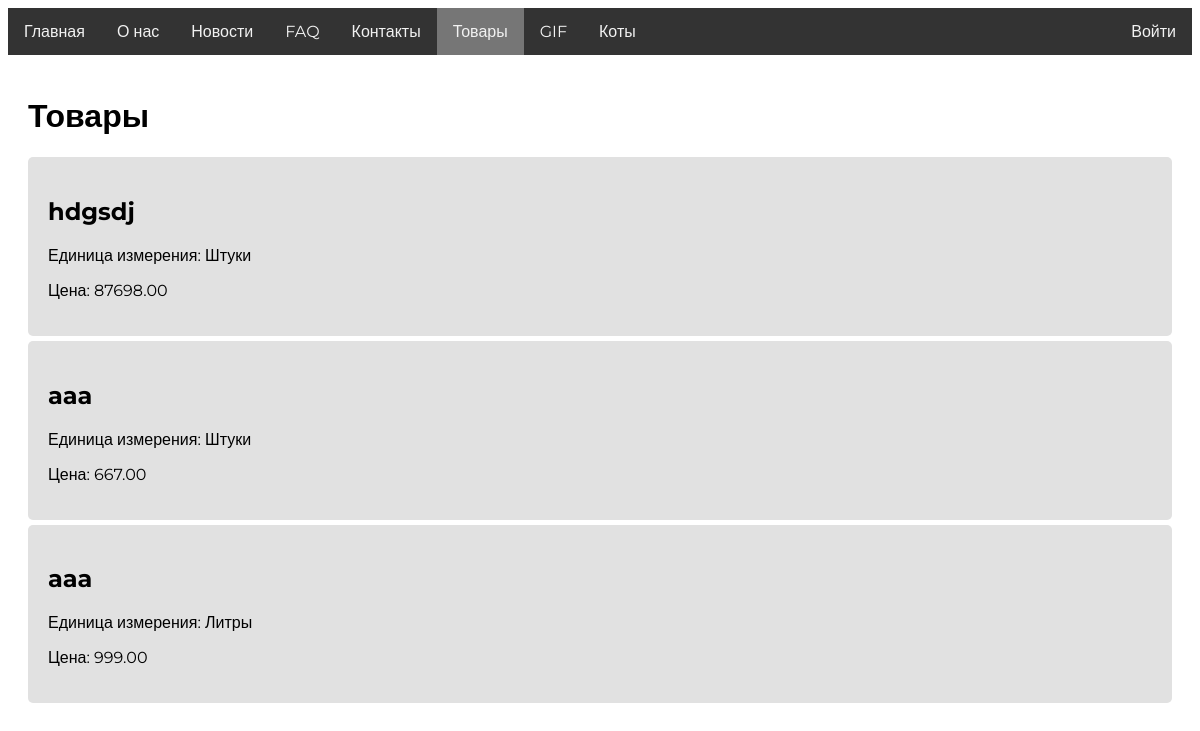
Before: /products/ with the older database file.
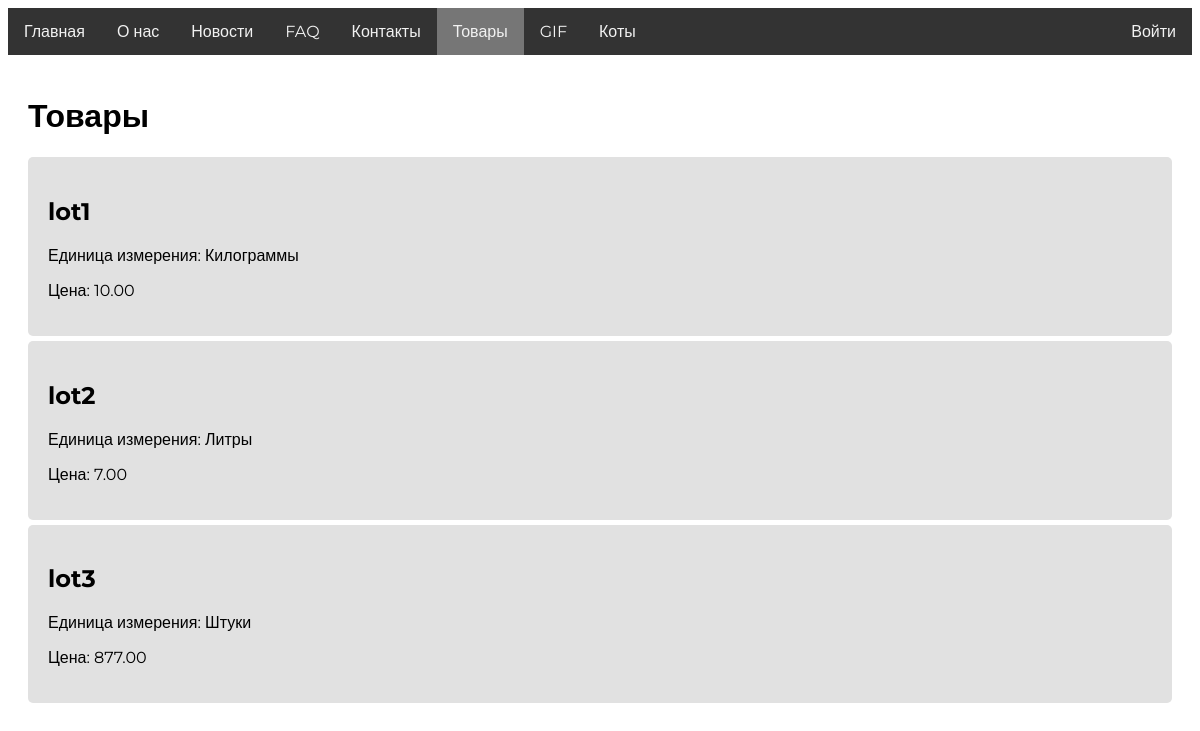
After: the same page with the newer database file.
### myapp/models.py (models this page shows, shortened)
class Product(models.Model):
    UNIT_CHOICES = [
        ('pcs', 'Штуки'),
        ('kg', 'Килограммы'),
        ('l', 'Литры'),
    ]
    name = models.CharField(max_length=100)
    price = models.DecimalField(max_digits=10, decimal_places=2)
    unit = models.CharField(max_length=3, choices=UNIT_CHOICES, default='pcs')

### myapp/views.py (the view)
# urls.py: path('products/', views.product_list, name='products_list'),
def product_list(request):
    products = Product.objects.all()
    return render(request, 'product_list.html', {'products': products, 'user': request.user})

### templates/product_list.html (shortened to what this page needs)
<!DOCTYPE html>
{% load static %}
<html lang="ru">
<head>
    <link rel="stylesheet" href="{% static 'css/styles.css' %}" />
</head>
<body>
<div class="navbar">
    <div class="left-items">
        <a href="#" id="latest" class="tab">Главная</a>
        <a href="#" id="about" class="tab">О нас</a>
        <a href="#" id="news" class="tab">Новости</a>
        <a href="#" id="faq" class="tab">FAQ</a>
        <a href="#" id="contacts" class="tab">Контакты</a>
        <a href="#" id="products" class="tab active">Товары</a>
        <a href="#" id="gif" class="tab">GIF</a>
        <a href="#" id="rand" class="tab">Коты</a>
    </div>
    {% if user.is_authenticated %}
    <div class="sp">
        <span>Привет, {{ user.username }}!</span>
        <a href="/logout">Выйти</a>
    </div>
    {% else %}
        <a href="/login">Войти</a>
    {% endif %}
</div>
<div class="container">
    <h1>Товары</h1>
    <div class="product_container">
        {% for product in products %}
            <div class="article-summary is_prod" data-product-id="{{ product.id }}">
                <h2>{{ product.name }}</h2>
                <p>Единица измерения: {{ product.get_unit_display }}</p>
                <p>Цена: {{ product.price }}</p>
            </div>
        {% endfor %}
    </div>
</div>
</body>
</html>

### static/css/styles.css (style rules this page uses)
* { font-family: Montserrat, sans-serif; }
.navbar { display: flex; justify-content: space-between; align-items: center; overflow: hidden; background-color: #333333; }
.left-items { display: flex; }
.navbar a { color: #f2f2f2; text-decoration: none; padding: 14px 16px; }
.container { padding: 20px; }
.about-company, .article-summary { background-color: #e1e1e1; padding: 20px; margin-top: 5px; border-radius: 5px; }
.active { background-color: #767676; color: #f9f9f9; }
.article-summary { transition: background-color 0.3s ease, box-shadow 0.3s ease; }

Changed rows visible on the page:
removed Product: name "hdgsdj", unit "Штуки", price "87698.00"
removed Product: name "aaa", unit "Штуки", price "667.00"
removed Product: name "aaa", unit "Литры", price "999.00"
added Product: name "lot1", unit "Килограммы", price "10.00"
added Product: name "lot2", unit "Литры", price "7.00"
added Product: name "lot3", unit "Штуки", price "877.00"
